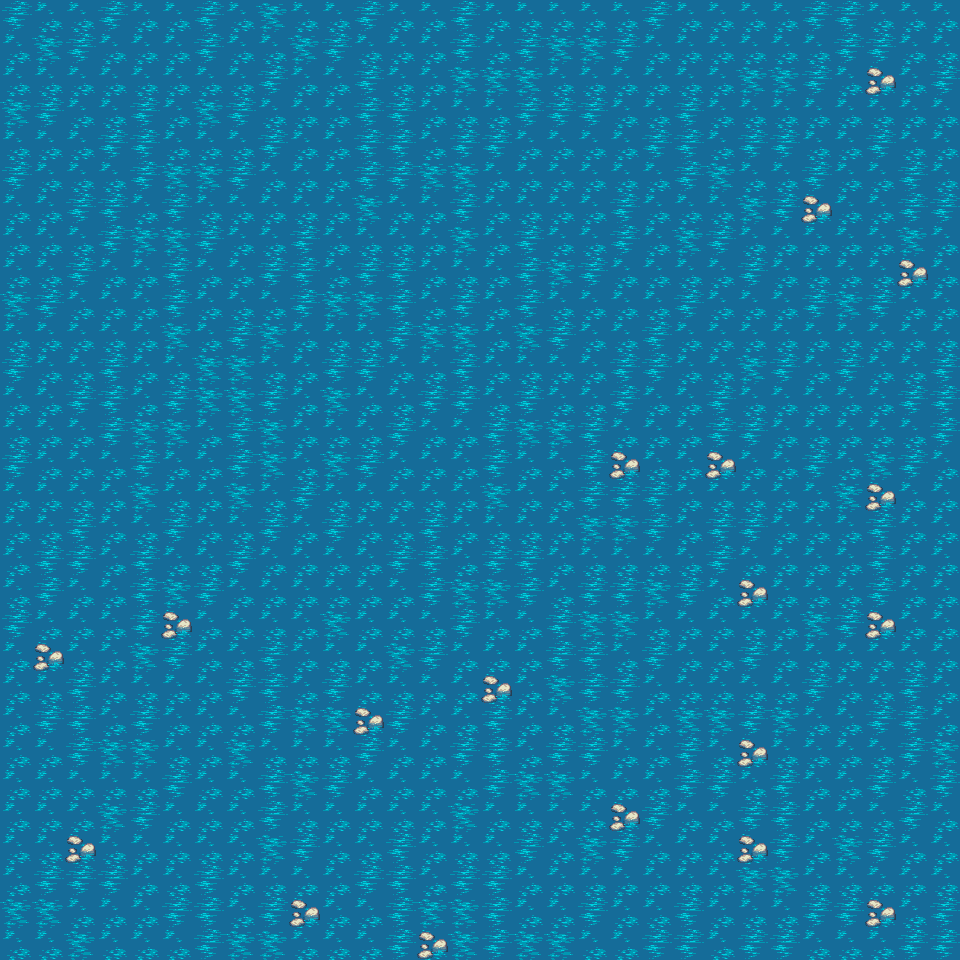

This is a level from a 2D game, rendered from its Tiled map with the project's own tilesets. A one-line summary and the complete map file follow:
An orthogonal 30x30 tile map with 32x32 px tiles, 1 tile layer (Ocean), 1 hidden layer not drawn, 2 tilesets.

<map version="1.0" orientation="orthogonal" renderorder="right-down" width="30" height="30" tilewidth="32" tileheight="32" nextobjectid="1">
 <tileset firstgid="1" name="forest_tiles" tilewidth="32" tileheight="32" tilecount="256" columns="16">
  <image source="../images/forest_tiles.png" width="512" height="512" />
 </tileset>
 <tileset firstgid="257" name="meta_tiles" tilewidth="32" tileheight="32" tilecount="2" columns="2">
  <image source="../images/meta_tiles.png" width="67" height="34" />
 </tileset>
 <layer name="Ocean" width="30" height="30">
  <data encoding="csv">
134,137,137,134,137,137,134,137,156,137,137,134,137,137,134,137,137,137,137,137,134,137,137,137,137,134,134,137,137,137,
137,156,134,137,137,137,134,137,137,156,134,137,137,137,134,137,134,156,156,134,137,137,137,137,137,137,134,134,137,137,
137,137,137,137,137,137,137,137,134,137,137,134,137,137,156,156,156,137,137,137,137,137,137,156,156,134,137,12,137,134,
156,134,137,137,134,137,156,134,137,137,137,134,134,137,137,137,134,134,134,137,137,134,137,137,137,137,137,137,137,137,
137,137,137,134,134,137,137,137,134,137,137,134,134,137,134,134,137,137,137,137,134,134,137,134,134,137,137,134,137,137,
134,137,137,137,134,156,156,134,137,137,137,134,134,156,156,137,137,137,137,137,137,134,156,137,137,134,137,137,134,137,
137,137,134,134,137,134,137,137,137,137,137,156,137,137,134,137,137,137,137,134,137,137,137,156,134,12,137,137,134,134,
137,137,137,134,156,156,134,137,137,134,137,137,137,137,156,137,134,137,137,134,137,156,134,137,137,137,137,137,156,137,
137,137,134,137,137,134,137,137,134,134,137,134,134,137,137,137,134,156,134,137,137,137,137,134,137,137,137,137,12,137,
156,134,137,137,137,134,137,137,137,134,156,156,134,137,134,137,134,137,137,137,137,134,137,137,137,134,156,134,137,137,
137,137,137,137,137,156,137,134,156,137,137,137,134,156,156,137,156,134,137,137,134,137,137,137,137,137,137,137,137,137,
134,137,137,134,137,137,156,156,137,137,134,134,137,137,134,137,137,137,137,134,134,137,137,156,134,137,134,137,137,134,
137,137,134,134,137,134,156,156,134,137,156,137,137,134,134,137,134,137,137,134,137,137,134,137,137,137,137,137,134,134,
137,137,137,134,156,156,137,134,156,137,137,137,134,137,137,134,156,156,134,137,137,137,134,134,137,137,137,137,137,134,
134,137,137,137,134,137,137,134,156,137,156,134,137,137,137,134,137,137,134,12,137,137,12,137,137,134,137,156,134,137,
137,137,137,137,156,137,137,156,137,134,137,137,137,137,137,156,137,137,134,134,134,137,137,137,137,137,156,12,137,137,
137,137,134,137,137,134,137,137,134,137,134,137,137,134,137,137,137,137,156,156,134,137,134,134,137,137,137,134,137,137,
137,134,134,137,134,137,137,134,137,137,137,137,134,134,137,134,134,137,137,137,137,137,134,137,137,137,137,134,137,137,
137,134,137,137,134,156,134,137,137,137,137,137,137,134,156,156,134,137,134,134,156,134,137,12,137,137,137,134,137,137,
134,137,137,137,134,12,137,137,137,137,156,137,137,137,134,137,137,134,156,156,137,137,137,137,137,156,134,12,137,137,
137,12,137,137,156,134,137,137,134,137,137,137,156,134,137,137,137,134,134,137,134,137,137,134,137,137,137,137,137,137,
137,137,134,137,137,137,137,134,134,137,134,137,137,137,137,12,137,156,134,134,137,137,137,137,137,134,137,137,134,137,
137,134,134,137,134,137,137,137,134,156,156,12,134,137,137,134,137,137,156,156,137,156,156,134,156,137,137,134,134,137,
137,137,134,156,156,137,137,156,137,137,137,134,137,137,134,134,137,134,134,137,137,134,137,12,137,137,137,137,134,156,
137,137,137,137,137,134,137,137,134,156,134,137,137,137,137,134,156,156,137,137,137,134,134,137,134,137,137,134,137,134,
137,137,137,156,134,137,137,137,134,137,137,137,137,137,156,137,137,137,137,12,134,137,137,134,134,137,137,137,134,137,
137,137,12,137,137,137,137,137,156,134,137,137,134,137,137,137,134,137,156,134,137,137,137,12,134,137,156,134,137,137,
137,134,134,134,137,137,134,137,137,137,137,134,134,137,134,134,137,137,137,137,137,137,137,156,156,137,137,137,137,137,
156,156,137,137,137,134,134,137,134,12,137,137,134,156,156,134,137,137,134,137,137,134,137,137,137,134,134,12,137,134,
137,137,156,137,137,137,134,156,156,137,137,137,134,12,156,134,156,156,137,137,134,134,137,134,134,137,137,137,134,134
</data>
 </layer>
 <layer name="Collision" width="30" height="30" visible="0">
  <data encoding="csv">
257,257,257,257,257,257,257,257,257,257,257,257,257,257,257,257,257,257,257,257,257,257,257,257,257,257,257,257,257,257,
257,257,257,257,257,257,257,257,257,257,257,257,257,257,257,257,257,257,257,257,257,257,257,257,257,257,257,257,257,257,
257,257,257,257,257,257,257,257,257,257,257,257,257,257,257,257,257,257,257,257,257,257,257,257,257,257,257,257,257,257,
257,257,257,257,257,257,257,257,257,257,257,257,257,257,257,257,257,257,257,257,257,257,257,257,257,257,257,257,257,257,
257,257,257,257,257,257,257,257,257,257,257,257,257,257,257,257,257,257,257,257,257,257,257,257,257,257,257,257,257,257,
257,257,257,257,257,257,257,257,257,257,257,257,257,257,257,257,257,257,257,257,257,257,257,257,257,257,257,257,257,257,
257,257,257,257,257,257,257,257,257,257,257,257,257,257,257,257,257,257,257,257,257,257,257,257,257,257,257,257,257,257,
257,257,257,257,257,257,257,257,257,257,257,257,257,257,257,257,257,257,257,257,257,257,257,257,257,257,257,257,257,257,
257,257,257,257,257,257,257,257,257,257,257,257,257,257,257,257,257,257,257,257,257,257,257,257,257,257,257,257,257,257,
257,257,257,257,257,257,257,257,257,257,257,257,257,257,257,257,257,257,257,257,257,257,257,257,257,257,257,257,257,257,
257,257,257,257,257,257,257,257,257,257,257,257,257,257,257,257,257,257,257,257,257,257,257,257,257,257,257,257,257,257,
257,257,257,257,257,257,257,257,257,257,257,257,257,257,257,257,257,257,257,257,257,257,257,257,257,257,257,257,257,257,
257,257,257,257,257,257,257,257,257,257,257,257,257,257,257,257,257,257,257,257,257,257,257,257,257,257,257,257,257,257,
257,257,257,257,257,257,257,257,257,257,257,257,257,257,257,257,257,257,257,257,257,257,257,257,257,257,257,257,257,257,
257,257,257,257,257,257,257,257,257,257,257,257,257,257,257,257,257,257,257,257,257,257,257,257,257,257,257,257,257,257,
257,257,257,257,257,257,257,257,257,257,257,257,257,257,257,257,257,257,257,257,257,257,257,257,257,257,257,257,257,257,
257,257,257,257,257,257,257,257,257,257,257,257,257,257,257,257,257,257,257,257,257,257,257,257,257,257,257,257,257,257,
257,257,257,257,257,257,257,257,257,257,257,257,257,257,257,257,257,257,257,257,257,257,257,257,257,257,257,257,257,257,
257,257,257,257,257,257,257,257,257,257,257,257,257,257,257,257,257,257,257,257,257,257,257,257,257,257,257,257,257,257,
257,257,257,257,257,257,257,257,257,257,257,257,257,257,257,257,257,257,257,257,257,257,257,257,257,257,257,257,257,257,
257,257,257,257,257,257,257,257,257,257,257,257,257,257,257,257,257,257,257,257,257,257,257,257,257,257,257,257,257,257,
257,257,257,257,257,257,257,257,257,257,257,257,257,257,257,257,257,257,257,257,257,257,257,257,257,257,257,257,257,257,
257,257,257,257,257,257,257,257,257,257,257,257,257,257,257,257,257,257,257,257,257,257,257,257,257,257,257,257,257,257,
257,257,257,257,257,257,257,257,257,257,257,257,257,257,257,257,257,257,257,257,257,257,257,257,257,257,257,257,257,257,
257,257,257,257,257,257,257,257,257,257,257,257,257,257,257,257,257,257,257,257,257,257,257,257,257,257,257,257,257,257,
257,257,257,257,257,257,257,257,257,257,257,257,257,257,257,257,257,257,257,257,257,257,257,257,257,257,257,257,257,257,
257,257,257,257,257,257,257,257,257,257,257,257,257,257,257,257,257,257,257,257,257,257,257,257,257,257,257,257,257,257,
257,257,257,257,257,257,257,257,257,257,257,257,257,257,257,257,257,257,257,257,257,257,257,257,257,257,257,257,257,257,
257,257,257,257,257,257,257,257,257,257,257,257,257,257,257,257,257,257,257,257,257,257,257,257,257,257,257,257,257,257,
257,257,257,257,257,257,257,257,257,257,257,257,257,257,257,257,257,257,257,257,257,257,257,257,257,257,257,257,257,257
</data>
 </layer>
</map>
